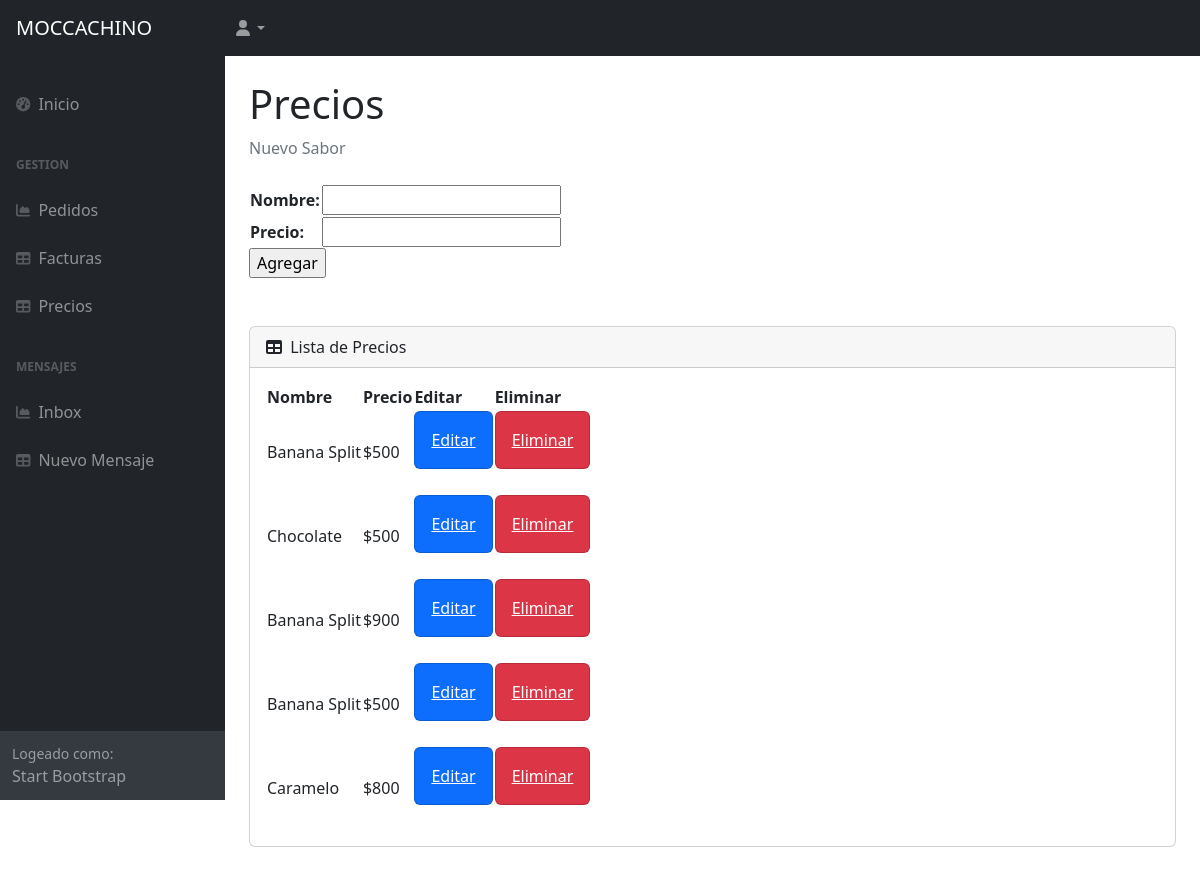
/AppClientes/precios/, run on an earlier commit of the app's database.
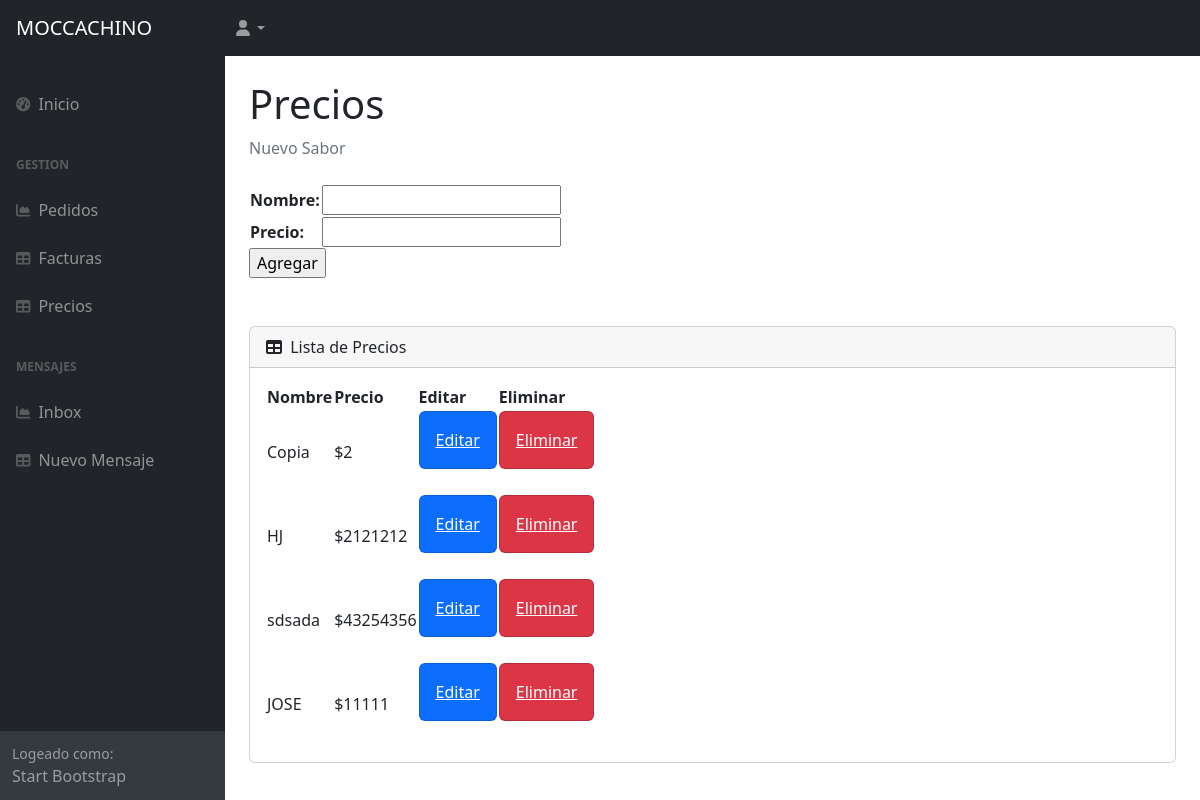
And on a later commit of the database.
### AppClientes/models.py (models this page shows, shortened)
class Sabores(models.Model):
    nombre=models.CharField(max_length=50)
    precio=models.IntegerField()

### AppClientes/views.py (the view)
# urls.py: path('precios/', precios, name="precios"),
def precios(request):
    if request.method == "POST":
        form = SaboresForm(request.POST)
        if form.is_valid():
            sabor = Sabores()
            sabor.nombre = form.cleaned_data["nombre"]
            sabor.precio = form.cleaned_data["precio"]
            sabor.save()
            form = SaboresForm()
    else:
       form = SaboresForm()
    sabores = Sabores.objects.all()
    context= {"sabores": sabores, "form": form}
    return render(request, ("AppClientes/precios.html"), context)

### AppClientes/forms.py
class SaboresForm(forms.Form):
    nombre=forms.CharField(max_length=50)
    precio=forms.IntegerField()

### AppClientes/templates/AppClientes/precios.html (shortened to what this page needs)
{% extends 'AppClientes/padre.html' %}
{% load static %}
            {% block contenido %}
            <div id="layoutSidenav_content">
                <main>
                    <div class="container-fluid px-4">
                        <h1 class="mt-4">Precios</h1>
                        <ol class="breadcrumb mb-4">
                            <li class="breadcrumb-item active">Nuevo Sabor</li>
                        </ol>
                            <form action="" method="POST">
                                <table>
                                    {{ form.as_table }}
                                </table>
                                    <input type="submit" value="Agregar">
                            </form>
                            <br>
                            <br>
                        <div class="card mb-4">
                            <div class="card-header">
                                <i class="fas fa-table me-1"></i>
                                Lista de Precios
                            </div>
                            <div class="card-body">
                                <table id="datatablesSimple">
                                    <thead>
                                        <tr>
                                            <th>Nombre</th>
                                            <th>Precio</th>
                                            <th>Editar</th>
                                            <th>Eliminar</th>
                                        </tr>
                                    </thead>
                                    <tbody>
                                        {% for sabor in sabores %}
                                        <tr>
                                            <td>{{ sabor.nombre}}</td>
                                            <td>${{ sabor.precio}}</td>
                                            <td><div class="col-xl-auto col-md-1">
                                                <div class="card bg-primary text-white mb-4">
                                                    <a class="card-body" href="{% url 'precioseditar' sabor.id %}">Editar</a>
                                            </div></td>
                                            <td><div class="col-xl-auto col-md-1">
                                                <div class="card bg-danger text-white mb-4">
                                                    <a class="card-body" href="{% url 'preciosborrar' sabor.id %}">Eliminar</a>
                                                </div>
                                            </div></td>
                                        </tr>
                                        {% endfor %}
                                    </tbody>
                                </table>
                            </div>
                        </div>
                    </div>
                </main>
                {% endblock %}

### AppClientes/templates/AppClientes/padre.html (shortened to what this page needs)
<!DOCTYPE html>
<html lang="en">
    <head>
        {% load static %}
        <link href="https://cdn.jsdelivr.net/npm/simple-datatables@7.1.2/dist/style.min.css" rel="stylesheet" />
        <link href="{% static 'AppClientes/css/styles.css' %}" rel="stylesheet" />
    </head>
    <body class="sb-nav-fixed">
        <nav class="sb-topnav navbar navbar-expand navbar-dark bg-dark">
            <a class="navbar-brand ps-3" href="{% url 'InicioAppClientes' %}">MOCCACHINO</a>
            <ul class="navbar-nav ms-auto ms-md-0 me-3 me-lg-4">
                <li class="nav-item dropdown">
                    <a class="nav-link dropdown-toggle" id="navbarDropdown" href="#" role="button" data-bs-toggle="dropdown" aria-expanded="false"><i class="fas fa-user fa-fw"></i></a>
                </li>
            </ul>
        </nav>
        <div id="layoutSidenav">
            <div id="layoutSidenav_nav">
                <nav class="sb-sidenav accordion sb-sidenav-dark" id="sidenavAccordion">
                    <div class="sb-sidenav-menu">
                        <div class="nav">
                            <br>
                            <a class="nav-link" href="{% url 'InicioAppClientes' %}">
                                <div class="sb-nav-link-icon"><i class="fas fa-tachometer-alt"></i></div>
                                Inicio
                            </a>
                            <div class="sb-sidenav-menu-heading">Gestion</div>
                            <a class="nav-link" href="{% url 'pedidos' %}">
                                <div class="sb-nav-link-icon"><i class="fas fa-chart-area"></i></div>
                                Pedidos
                            </a>
                            <a class="nav-link" href="{% url 'facturas' %}">
                                <div class="sb-nav-link-icon"><i class="fas fa-table"></i></div>
                                Facturas
                            </a>
                            <a class="nav-link" href="{% url 'precios' %}">
                                <div class="sb-nav-link-icon"><i class="fas fa-table"></i></div>
                                Precios
                            </a>
                            <div class="sb-sidenav-menu-heading">Mensajes</div>
                            <a class="nav-link" href="{% url 'inbox' %}">
                                <div class="sb-nav-link-icon"><i class="fas fa-chart-area"></i></div>
                                Inbox
                            </a>
                            <a class="nav-link" href="{% url 'nuevomensaje' %}">
                                <div class="sb-nav-link-icon"><i class="fas fa-table"></i></div>
                                Nuevo Mensaje
                            </a>
                        </div>
                    </div>
                    <div class="sb-sidenav-footer">
                        <div class="small">Logeado como:</div>
                        Start Bootstrap
                    </div>
                </nav>
            </div>
            {% block contenido %}
            {% endblock %}
        </div>
    </body>
</html>

What changed in the data, as far as the page shows it:
removed Sabores: nombre "Banana Split", precio "500"
removed Sabores: nombre "Chocolate", precio "500"
removed Sabores: nombre "Banana Split", precio "900"
removed Sabores: nombre "Banana Split", precio "500"
removed Sabores: nombre "Caramelo", precio "800"
added Sabores: nombre "Copia", precio "2"
added Sabores: nombre "HJ", precio "2121212"
added Sabores: nombre "sdsada", precio "43254356"
added Sabores: nombre "JOSE", precio "11111"
